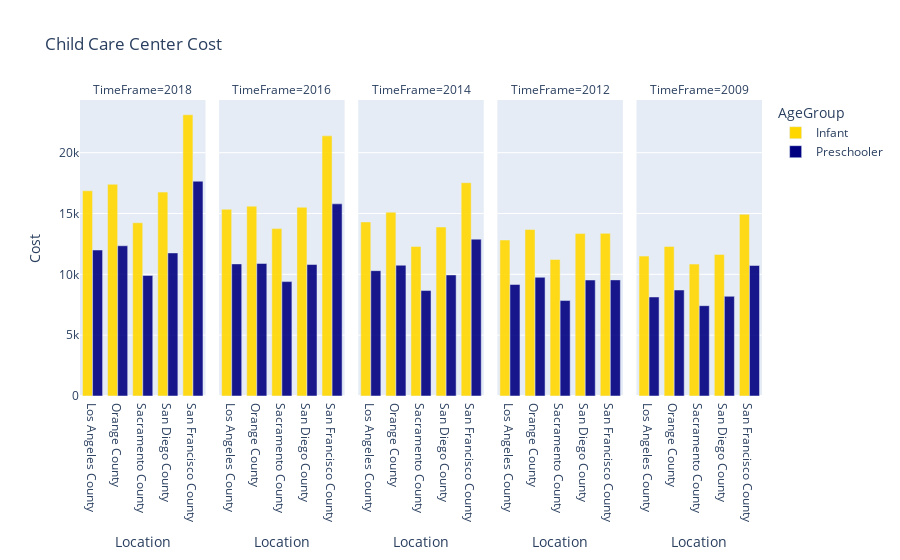

Notebook code for this chart:
### Code cell
barchart = px.bar(
    data_frame = childcareCenterCosts,
    x="Location",
    y=ccfinal, 
    labels={"y":"Cost"}, 
    color="AgeGroup",
    opacity=0.9,
    orientation="v",
    barmode="group",
    title="Child Care Center Cost",
    facet_col="TimeFrame",
##    facet_col_wrap=2,
    color_discrete_map={"Infant":"gold", "Preschooler":"navy"}
)

barchart.show()

### Figure 1 — Plotly figure (JSON) as saved in the notebook; plotly's stock layout.template omitted (floating-point values rounded to 4 significant figures)
{"data": [{"alignmentgroup": "True", "hovertemplate": "AgeGroup=Infant<br>TimeFrame=2018<br>Location=%{x}<br>Cost=%{y}<extra></extra>", "legendgroup": "Infant", "marker": {"color": "gold", "opacity": 0.9, "pattern": {"shape": ""}}, "name": "Infant", "offsetgroup": "Infant", "orientation": "v", "showlegend": true, "textposition": "auto", "type": "bar", "x": ["Los Angeles County", "Orange County", "Sacramento County", "San Diego County", "San Francisco County"], "xaxis": "x", "y": [16866, 17403, 14240, 16760, 23114], "yaxis": "y"}, {"alignmentgroup": "True", "hovertemplate": "AgeGroup=Infant<br>TimeFrame=2016<br>Location=%{x}<br>Cost=%{y}<extra></extra>", "legendgroup": "Infant", "marker": {"color": "gold", "opacity": 0.9, "pattern": {"shape": ""}}, "name": "Infant", "offsetgroup": "Infant", "orientation": "v", "showlegend": false, "textposition": "auto", "type": "bar", "x": ["Los Angeles County", "Orange County", "Sacramento County", "San Diego County", "San Francisco County"], "xaxis": "x2", "y": [15351, 15607, 13760, 15513, 21384], "yaxis": "y2"}, {"alignmentgroup": "True", "hovertemplate": "AgeGroup=Infant<br>TimeFrame=2014<br>Location=%{x}<br>Cost=%{y}<extra></extra>", "legendgroup": "Infant", "marker": {"color": "gold", "opacity": 0.9, "pattern": {"shape": ""}}, "name": "Infant", "offsetgroup": "Infant", "orientation": "v", "showlegend": false, "textposition": "auto", "type": "bar", "x": ["Los Angeles County", "Orange County", "Sacramento County", "San Diego County", "San Francisco County"], "xaxis": "x3", "y": [14309, 15111, 12296, 13888, 17534], "yaxis": "y3"}, {"alignmentgroup": "True", "hovertemplate": "AgeGroup=Infant<br>TimeFrame=2012<br>Location=%{x}<br>Cost=%{y}<extra></extra>", "legendgroup": "Infant", "marker": {"color": "gold", "opacity": 0.9, "pattern": {"shape": ""}}, "name": "Infant", "offsetgroup": "Infant", "orientation": "v", "showlegend": false, "textposition": "auto", "type": "bar", "x": ["Los Angeles County", "Orange County", "Sacramento County", "San Diego County", "San Francisco County"], "xaxis": "x4", "y": [12823, 13681, 11225, 13354, 13370], "yaxis": "y4"}, {"alignmentgroup": "True", "hovertemplate": "AgeGroup=Infant<br>TimeFrame=2009<br>Location=%{x}<br>Cost=%{y}<extra></extra>", "legendgroup": "Infant", "marker": {"color": "gold", "opacity": 0.9, "pattern": {"shape": ""}}, "name": "Infant", "offsetgroup": "Infant", "orientation": "v", "showlegend": false, "textposition": "auto", "type": "bar", "x": ["Los Angeles County", "Orange County", "Sacramento County", "San Diego County", "San Francisco County"], "xaxis": "x5", "y": [11499, 12292, 10844, 11631, 14939], "yaxis": "y5"}, {"alignmentgroup": "True", "hovertemplate": "AgeGroup=Preschooler<br>TimeFrame=2018<br>Location=%{x}<br>Cost=%{y}<extra></extra>", "legendgroup": "Preschooler", "marker": {"color": "navy", "opacity": 0.9, "pattern": {"shape": ""}}, "name": "Preschooler", "offsetgroup": "Preschooler", "orientation": "v", "showlegend": true, "textposition": "auto", "type": "bar", "x": ["Los Angeles County", "Orange County", "Sacramento County", "San Diego County", "San Francisco County"], "xaxis": "x", "y": [11999, 12348, 9913, 11762, 17656], "yaxis": "y"}, {"alignmentgroup": "True", "hovertemplate": "AgeGroup=Preschooler<br>TimeFrame=2016<br>Location=%{x}<br>Cost=%{y}<extra></extra>", "legendgroup": "Preschooler", "marker": {"color": "navy", "opacity": 0.9, "pattern": {"shape": ""}}, "name": "Preschooler", "offsetgroup": "Preschooler", "orientation": "v", "showlegend": false, "textposition": "auto", "type": "bar", "x": ["Los Angeles County", "Orange County", "Sacramento County", "San Diego County", "San Francisco County"], "xaxis": "x2", "y": [10858, 10894, 9403, 10807, 15795], "yaxis": "y2"}, {"alignmentgroup": "True", "hovertemplate": "AgeGroup=Preschooler<br>TimeFrame=2014<br>Location=%{x}<br>Cost=%{y}<extra></extra>", "legendgroup": "Preschooler", "marker": {"color": "navy", "opacity": 0.9, "pattern": {"shape": ""}}, "name": "Preschooler", "offsetgroup": "Preschooler", "orientation": "v", "showlegend": false, "textposition": "auto", "type": "bar", "x": ["Los Angeles County", "Orange County", "Sacramento County", "San Diego County", "San Francisco County"], "xaxis": "x3", "y": [10303, 10750, 8668, 9952, 12893], "yaxis": "y3"}, {"alignmentgroup": "True", "hovertemplate": "AgeGroup=Preschooler<br>TimeFrame=2012<br>Location=%{x}<br>Cost=%{y}<extra></extra>", "legendgroup": "Preschooler", "marker": {"color": "navy", "opacity": 0.9, "pattern": {"shape": ""}}, "name": "Preschooler", "offsetgroup": "Preschooler", "orientation": "v", "showlegend": false, "textposition": "auto", "type": "bar", "x": ["Los Angeles County", "Orange County", "Sacramento County", "San Diego County", "San Francisco County"], "xaxis": "x4", "y": [9164, 9759, 7845, 9534, 9544], "yaxis": "y4"}, {"alignmentgroup": "True", "hovertemplate": "AgeGroup=Preschooler<br>TimeFrame=2009<br>Location=%{x}<br>Cost=%{y}<extra></extra>", "legendgroup": "Preschooler", "marker": {"color": "navy", "opacity": 0.9, "pattern": {"shape": ""}}, "name": "Preschooler", "offsetgroup": "Preschooler", "orientation": "v", "showlegend": false, "textposition": "auto", "type": "bar", "x": ["Los Angeles County", "Orange County", "Sacramento County", "San Diego County", "San Francisco County"], "xaxis": "x5", "y": [8140, 8712, 7424, 8194, 10726], "yaxis": "y5"}], "layout": {"annotations": [{"font": {}, "showarrow": false, "text": "TimeFrame=2018", "x": 0.092, "xanchor": "center", "xref": "paper", "y": 1, "yanchor": "bottom", "yref": "paper"}, {"font": {}, "showarrow": false, "text": "TimeFrame=2016", "x": 0.296, "xanchor": "center", "xref": "paper", "y": 1, "yanchor": "bottom", "yref": "paper"}, {"font": {}, "showarrow": false, "text": "TimeFrame=2014", "x": 0.5, "xanchor": "center", "xref": "paper", "y": 1, "yanchor": "bottom", "yref": "paper"}, {"font": {}, "showarrow": false, "text": "TimeFrame=2012", "x": 0.704, "xanchor": "center", "xref": "paper", "y": 1, "yanchor": "bottom", "yref": "paper"}, {"font": {}, "showarrow": false, "text": "TimeFrame=2009", "x": 0.908, "xanchor": "center", "xref": "paper", "y": 1, "yanchor": "bottom", "yref": "paper"}], "barmode": "group", "legend": {"title": {"text": "AgeGroup"}, "tracegroupgap": 0}, "title": {"text": "Child Care Center Cost"}, "xaxis": {"anchor": "y", "domain": [0, 0.184], "title": {"text": "Location"}}, "xaxis2": {"anchor": "y2", "domain": [0.204, 0.388], "matches": "x", "title": {"text": "Location"}}, "xaxis3": {"anchor": "y3", "domain": [0.408, 0.592], "matches": "x", "title": {"text": "Location"}}, "xaxis4": {"anchor": "y4", "domain": [0.612, 0.796], "matches": "x", "title": {"text": "Location"}}, "xaxis5": {"anchor": "y5", "domain": [0.816, 1], "matches": "x", "title": {"text": "Location"}}, "yaxis": {"anchor": "x", "domain": [0, 1], "title": {"text": "Cost"}}, "yaxis2": {"anchor": "x2", "domain": [0, 1], "matches": "y", "showticklabels": false}, "yaxis3": {"anchor": "x3", "domain": [0, 1], "matches": "y", "showticklabels": false}, "yaxis4": {"anchor": "x4", "domain": [0, 1], "matches": "y", "showticklabels": false}, "yaxis5": {"anchor": "x5", "domain": [0, 1], "matches": "y", "showticklabels": false}}}
